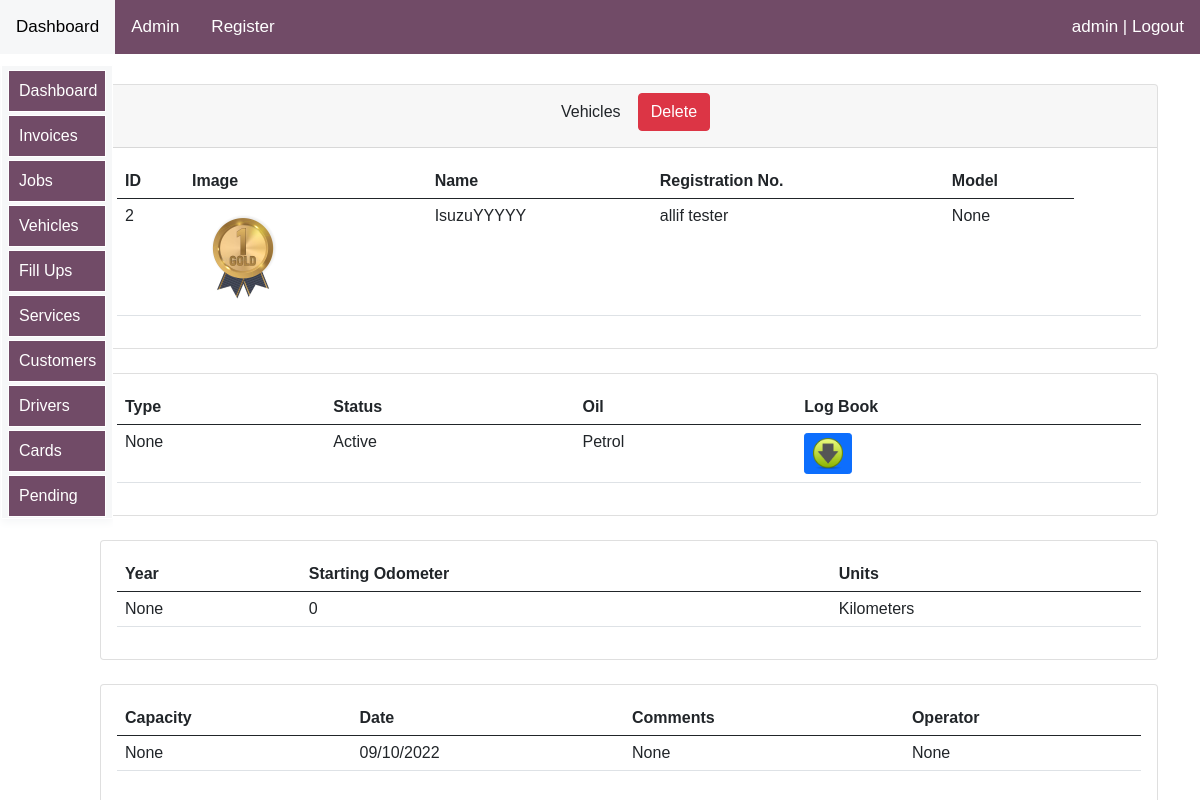
/logistics/Alwen-vehicle-details/2/ (signed in), run on the app's committed database.
### logistics/models.py (models this page shows, shortened)
class AlwenVehiclesModel(models.Model):
    vehicle_image=models.ImageField(upload_to='logistics/images/vehicles/%Y/',null=True, blank=True)#save according to year
    vehicle_name = models.CharField(max_length=30, blank=True, null=True)
    vehicle_make = models.CharField(max_length=30, blank=True, null=True)
    vehicle_model = models.CharField(max_length=30, blank=True, null=True)
    year = models.CharField(max_length=30, blank=True, null=True)
    starting_odometer = models.IntegerField(default=0,blank=True,null=True)
    primary_meter = models.CharField(max_length=30, blank=True, null=True,choices=primary_meter_options,default='Kilometers')
    vehicle_type = models.CharField(max_length=30, blank=True, null=True,choices=vehicle_type_options)
    vehicle_status = models.CharField(max_length=30, blank=True, null=True,choices=vehicle_status_options)
    mydocument=models.FileField(upload_to='myfiles/',null=True, blank=True)
    oil_type= models.CharField(max_length=30, blank=True, null=True,choices=oil_options)
    oil_capacity=models.CharField(blank=True,null=True,max_length=30)
    operator=models.ForeignKey(AlwenDriversModel,on_delete=models.SET_NULL,blank=True,null=True)
    fuel_usage= models.IntegerField(null=True, blank=True,default=0)
    comments=models.CharField(blank=True,null=True,max_length=30)
    date=models.DateField(blank=True,null=True,auto_now_add=True)

### logistics/views.py (the view)
# urls.py: path('Alwen-vehicle-details/<str:pk>/', views.alwen_vehicle_details, name="alwen_vehicle_details"),
@login_required(login_url='login:loginpage')
def alwen_vehicle_details(request,pk):
    vehicle= AlwenVehiclesModel.objects.get(id=pk)
    title="Vehicle details"
    context={
        "title":title,
        "vehicle":vehicle,
    }
    return render(request,'logistics/vehicle-details.html',context)

### logistics/templates/logistics/vehicle-details.html (shortened to what this page needs)
{% extends 'bases/base.html'%}
{% load static %}
{% load crispy_forms_tags %}
{% block style %}
<link href="{% static 'css/bootstrap.min.css' %}" rel="stylesheet">
    {%endblock%}
    {% block body %}
    <div class="container">
    <div class="row mt-4">
    <div class="col-md-12">
    <div class="card">
    <div class="card-header" style="text-align: center;">
        <a  href="{% url 'logistics:vehicles' %}">
          <button id="allif-link-buttons" type="button" class="btn mybuttonlinks " >
              Vehicles</button></a>
              {% if request.user.is_superuser %}
        <a  href="{% url 'logistics:delete_alwen_car' vehicle.id %}">
          <button id="allif-link-buttons" type="button" class="btn btn-danger mybuttonlinks " >
              Delete</button></a>
              {% else %}
              <button id="allif-link-buttons" type="button" class="btn btn-danger mybuttonlinks " >
                Delete</button>
        {% endif %}
    </div>
        <div class="card-body">
        <table class="table">
            <thead>
                <tr>
                <th scope="col">ID</th>
                <th scope="col">Image</th>
                <th scope="col">Name</th>
                <th scope="col">Registration No.</th>
                <th scope="col">Model</th>
                </tr>
            </thead>
            <tbody>
                <tr>
                  <td>{{vehicle.id}}</td>
                  <td>
                    {% if vehicle.vehicle_image %}
                     <img src="{{vehicle.vehicle_image.url}}"  style="width: 100px;">
                    {% else %}
                    <span class="text-muted">No cover</span>
                    {% endif %}
                  </td>
                  <td>{{vehicle.vehicle_name}}</td>
                  <td>{{vehicle.vehicle_make}}</td>
                  <td>{{vehicle.vehicle_model}}</td>
                    <td>{{my_parcel.type}}</td>
                    <td>{{my_parcel.address}}</td>
                </tr>
            </tbody>
            </table>
        </div>
            </div>
            </div>
        </div>
        <div class="row mt-4">
        <div class="col-md-12">
        <div class="card">
        <div class="card-body">
            <table class="table">
                <thead>
                <tr>
                    <th scope="col">Type</th>
                    <th scope="col">Status</th>
                    <th scope="col">Oil</th>
                    <th scope="col">Log Book</th>
                </tr>
                </thead>
                <tbody>
                <tr>
                  <td>{{vehicle.vehicle_type}}</td>
                  <td>{{vehicle.vehicle_status}}</td>
                  <td>{{vehicle.oil_type}}</td>
                  <td>
                    {% if vehicle.mydocument %}
                    <a href="{{ vehicle.mydocument.url }}" class="btn btn-primary btn-sm" target="_blank" >
                    <img src="{% static 'images/download.png'%}" width="30">
                    {% else %}
                    <span class="text-muted">No Document</span>
                    {% endif %}
                </a></td>
                    </tr>
        </tbody>
            </table>
            </div>
    </div>
    </div>
    </div>
    <div class="row mt-4">
        <div class="col-md-12">
        <div class="card">
        <div class="card-body">
            <table class="table">
                <thead>
                <tr>
                    <th scope="col">Year</th>
                    <th scope="col">Starting Odometer</th>
                    <th scope="col">Units</th>
                </tr>
                </thead>
                <tbody>
                <tr>
                  <td>{{vehicle.year}}</td>
                  <td>{{vehicle.starting_odometer}}</td>
                  <td>{{vehicle.primary_meter}}</td>
                    </tr>
        </tbody>
            </table>
            </div>
    </div>
    </div>
    </div>
    <div class="row mt-4">
        <div class="col-md-12">
        <div class="card">
        <div class="card-body">
            <table class="table">
                <thead>
                <tr>
                    <th scope="col">Capacity</th>
                    <th scope="col">Date</th>
                    <th scope="col">Comments</th>
                    <th scope="col">Operator</th>
                </tr>
                </thead>
                <tbody>
                <tr>
                  <td>{{vehicle.oil_capacity}}</td>
                  <td>{{vehicle.date|date:'d/m/Y'}}</td>
                  <td>{{vehicle.comments}}</td>
                  <td>{{vehicle.operator}}</td>
                    </tr>
        </tbody>
            </table>
            </div>
    </div>
    </div>
    </div>
</div>
   {% endblock %}

### logistics/templates/bases/log-topnavbar.html (shortened to what this page needs)
    <div class="topnav" id="myTopnav">
      <a  href="{% url 'logistics:logistics-dashboard' %}">Dashboard </a>
      {% if request.user.is_superuser %}
      <a href="/admin">Admin</a>
      <a href="{% url 'login:registerpage' %}">Register</a>
      {% endif %}
    {% if user.is_authenticated %}
    <a href="{% url 'login:logout' %}" style="float: right;">{{user}} | Logout</a>
            {% else %}
            <a href="{% url 'login:loginpage' %}" style="float: right;">Login</a>
        {% endif %}
    </div>

### logistics/templates/logistics/vehicle-details.html (style rules this page uses)
body { background-color: #FFFFFF; font-size: 2rem; opacity: 1; position:sticky; overflow: auto; text-align: left; max-width: 100%; overflow-x: hidden; width: 100%; }
.container { background-color: #F6F7F8; margin-top: 20px; color: black; }
@media screen and (min-width:1000px) and (max-width:2000px) { .container { margin-top: 10px; display: block; font-size: 0.95rem; background-color: #FFF; margin-left:auto ; margin-right: auto; margin: auto; padding-left: 70px; } }

### logistics/templates/bases/log-topnavbar.html (style rules this page uses)
body { margin: 0; font-family: Arial, Helvetica, sans-serif; }
.topnav { background-color: #714b67;; position: fixed; width: 100%; z-index:10; overflow:auto; margin-right: 0; right: 0; color: white; }
.topnav a { float: left; display: block; color: white; text-align: center; padding: 14px 16px; text-decoration: none; font-size: 17px; }

### logistics/templates/bases/log-sidenavbar.html (style rules this page uses)
:root { --sidebar_font_size:1.0rem; }

### data on the page
AlwenVehiclesModel: id "2", vehicle_image (picture), vehicle_name "IsuzuYYYYY", vehicle_make "allif tester", vehicle_model "None", vehicle_type "None", vehicle_status "Active", oil_type "Petrol", year "None", starting_odometer "0", primary_meter "Kilometers", oil_capacity "None", date "09/10/2022", comments "None", operator "None"

### other printed values
{{ user }} "admin"
